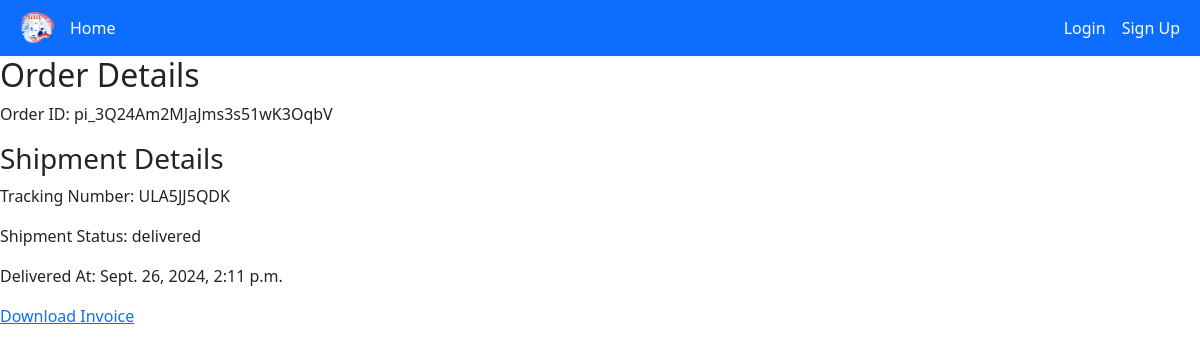
/shippment-status/113/, run on the app's committed database.
### app/models.py (models this page shows, shortened)
class Order(models.Model):
    user = models.ForeignKey(User, on_delete=models.CASCADE)
    items=models.ManyToManyField(OrderItem)
    start_date = models.DateTimeField(auto_now=True)
    order_date=models.DateTimeField(auto_now_add=True)
    ordered=models.BooleanField(default=False)
    order_id=models.CharField(max_length=100,blank=True,null=True,unique=True,default=None)
    datetime_ofpayment=models.DateTimeField(auto_now_add=True)
    order_delivered=models.BooleanField(default=False)
    order_received=models.BooleanField(default=False)
    checkout_address = models.ForeignKey(checkoutAddress, on_delete=models.SET_NULL, null=True)

class Shipment(models.Model):
    order = models.OneToOneField(Order, on_delete=models.CASCADE)
    tracking_number = models.CharField(max_length=100, unique=True,blank=True)
    shipped_at = models.DateTimeField(null=True, blank=True)
    delivered_at = models.DateTimeField(null=True, blank=True)
    edd = models.DateTimeField(null=True, blank=True)
    shipment_status = models.CharField(max_length=20, default='Pending')  # Pending, Shipped, Delivered
    dimensions = models.CharField(max_length=100, blank=True, null=True)

### app/views.py (the view)
# urls.py: path('shippment-status/<int:id>/',views.shippment_status,name='shippment-status'),
def shippment_status(request,id):
    order = get_object_or_404(Order, id=id)
    shipment = getattr(order, 'shipment', None)
    context = {
        'order': order,
        'shipment': shipment,
    }
    return render(request, 'shipment_details.html', context)

### app/templates/shipment_details.html
{% extends "base.html" %}
{% block content %}
    <h2>Order Details</h2>
    <p>Order ID: {{ order.order_id }}</p>
    {% if shipment %}
        <h3>Shipment Details</h3>
        <p>Tracking Number: {{ shipment.tracking_number }}</p>
        <p>Shipment Status: {{ shipment.shipment_status }}</p>
        {% if shipment.shipment_status == "Pending" %}
        <p>Your Order has not yet shipped</p>
        {% else %}
        {% if shipment.shipment_status != "delivered" %}
            <p>Shipped At: {{ shipment.shipped_at }}</p>
            <p>Expected delivery date: {{ shipment.edd }}</p>
        {% else %}
            <p>Delivered At: {{ shipment.delivered_at }}</p>
            <td><a href="{% url 'generate-invoice' order.id %}">Download Invoice</a></td>
        {% endif %}
        {% endif %}
        <br>
        <br>
    {% else %}
        <p>No shipment information available.</p>
    {% endif %}
{% endblock content %}

### data on the page
Order: order_id "pi_3Q24Am2MJaJms3s51wK3OqbV"
Shipment: tracking_number "ULA5JJ5QDK", shipment_status "delivered", delivered_at "Sept. 26, 2024, 2:11 p.m."
